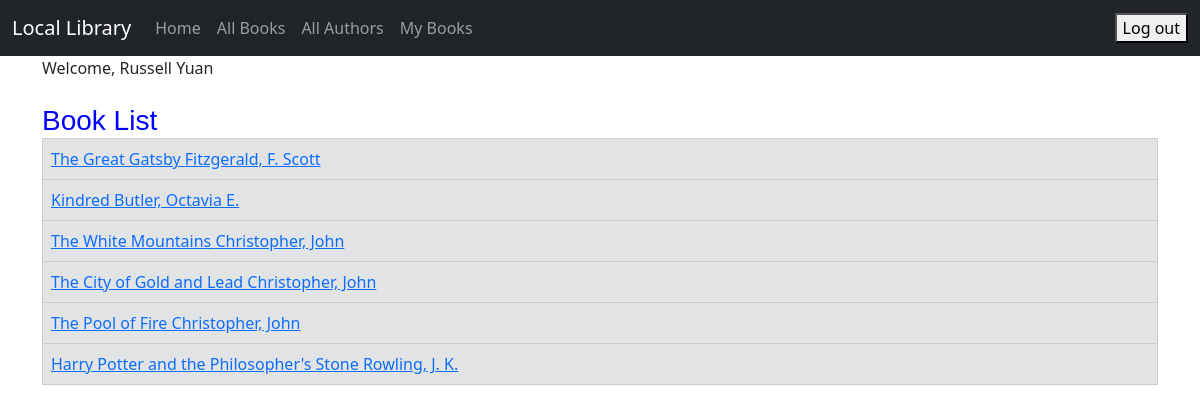
Page /book_list/ (signed in) on the committed database.
### catalog/models.py (models this page shows, shortened)
class Book(models.Model):
    title = models.CharField(max_length=200)
    author = models.ForeignKey('Author', on_delete=models.RESTRICT, null=True)
    summary = models.TextField(max_length=1000, help_text='Enter a brief description of the book')
    isbn = models.CharField('ISBN', max_length=13, unique=True,
                            help_text='13 Character <a href="https://www.isbn-international.org/content/what-isbn">ISBN number</a>')
    genre = models.ManyToManyField(Genre, help_text='Select a genre for this book')
    book_image = models.ImageField(upload_to='images/', null=True, blank=True)
    def get_absolute_url(self):
        return reverse('book_detail', args=[str(self.id)])

class Author(models.Model):
    first_name = models.CharField(max_length=100)
    last_name = models.CharField(max_length=100)
    date_of_birth = models.DateField(null=True, blank=True)
    date_of_death = models.DateField('Died', null=True, blank=True)
    author_image = models.ImageField(upload_to='images/', null=True, blank=True)
    class Meta:
        ordering = ['last_name', 'first_name']
    def __str__(self):
        return f'{self.last_name}, {self.first_name}'

### catalog/views.py (the view)
# urls.py: path('book_list/', views.BookListView.as_view(), name='book_list'),
class BookListView(LoginRequiredMixin, generic.ListView):
    model = Book

### catalog/templates/catalog/book_list.html (shortened to what this page needs)
{% extends "catalog/base.html" %}
{% block content %}
    <h1>Book List</h1>
    {% if book_list %}
        <table class="table table-bordered">
            {% for book in book_list %}
                <tr class="table-secondary">
                    <td><a href="{{ book.get_absolute_url }}">{{ book.title }} {{ book.author }}</a></td>
                </tr>
            {% endfor %}
        </table>
    {% else %}
        <p>There are no books in the library.</p>
    {% endif %}
{% endblock %}

### catalog/templates/catalog/base.html (shortened to what this page needs)
{% load static %}
<!doctype html>
<html lang="en">
<head>
    <link href="https://cdn.jsdelivr.net/npm/bootstrap@5.3.0-alpha1/dist/css/bootstrap.min.css" rel="stylesheet"
>
    <link href="{% static 'css/my_style.css' %}" rel="stylesheet">
</head>
<body>
<nav class="navbar navbar-expand-lg navbar-dark bg-dark">
    <div class="container-fluid">
        <a class="navbar-brand" href="{% url 'index' %}">Local Library</a>
        <div class="collapse navbar-collapse" id="navbarSupportedContent">
            <ul class="navbar-nav me-auto mb-2 mb-lg-0">
                <li class="nav-item">
                    <a class="nav-link" href="{% url 'index' %}">Home</a>
                </li>
                <li class="nav-item">
                    <a class="nav-link" href="{% url 'book_list' %}">All Books</a>
                </li>
                <li class="nav-item">
                    <a class="nav-link" href="{% url 'author_list' %}">All Authors</a>
                </li>
                {% if user.is_authenticated %}
                    <li><a class="nav-link" href="{% url 'my_books' %}">My Books</a></li>
                {% endif %}
            </ul>
        </div>
        <ul class="nav navbar-nav ml-auto">
        {% if user.is_authenticated %}
           <li>
              <form action="{% url 'logout' %}" method="post">
                 <button type="submit">Log out</button>
              </form>
           </li>
        {% else %}
            <li><a class="nav-link" href="{% url 'login' %}"><span class="glyphicon glyphicon-log-in"></span>Login</a>
            </li>
            <li><a class="nav-link" href="{% url 'register' %}"><span class="glyphicon glyphicon-log-in"></span>Sign Up</a>
            </li>
        {% endif %}
    </ul>
    </div>
</nav>
<div class="container">
    {% if user.is_authenticated %}
        Welcome, {{ user.first_name }} {{ user.last_name }}
    {% endif %}
</div>
<div class="container">
    <br/>
    {% block content %}
    {% endblock %}
</div>
</body>
</html>

### catalog/static/css/my_style.css (style rules this page uses)
h1 { font-family: 'Changa One', sans-serif; margin: 10px 0; font-size: 1.75em; font-weight: normal; line-height: 0.5; text-align: left; color: #0000FF; }

### rows in the picture
Book: title "The Great Gatsby", author "Fitzgerald, F. Scott"
Book: title "Kindred", author "Butler, Octavia E."
Book: title "The White Mountains", author "Christopher, John"
Book: title "The City of Gold and Lead", author "Christopher, John"
Book: title "The Pool of Fire", author "Christopher, John"
Book: title "Harry Potter and the Philosopher's Stone", author "Rowling, J. K."

### other values in the picture
{{ user.first_name }} "Russell"
{{ user.last_name }} "Yuan"
